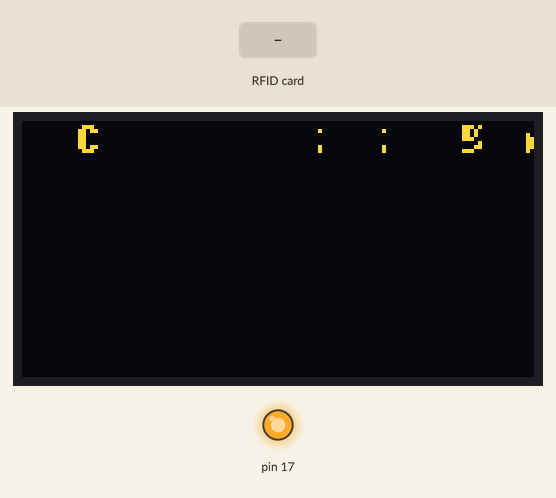
Recording of a sketch running on a simulated SparkFun Pro Micro, built with avr-gcc and run on an emulated ATmega32U4. Parts: 128×64 one-colour display, output pins drawn as LEDs (lit = HIGH). Wiring (inferred from the names in the program): SH1106 OLED at I2C address 0x3C. Inputs (shaded band) come from the test bench. The OLED is the two-colour kind (top 16 rows yellow); what the sketch prints to the serial monitor is not drawn.

Above: at 0.64 s.
At 1.04 s:
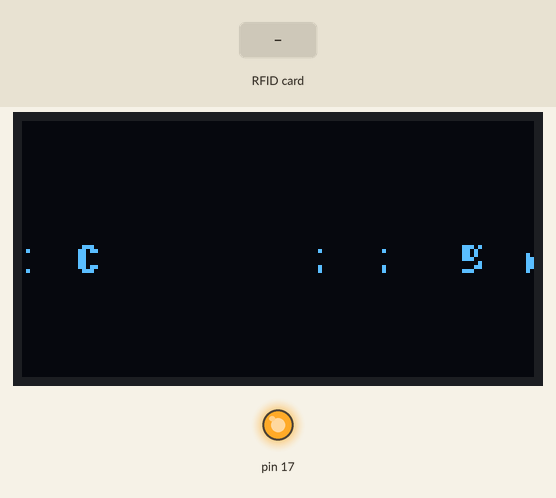
1.4 s: RFID card 5E 7A 19 C4 held to the reader
At 2.67 s:
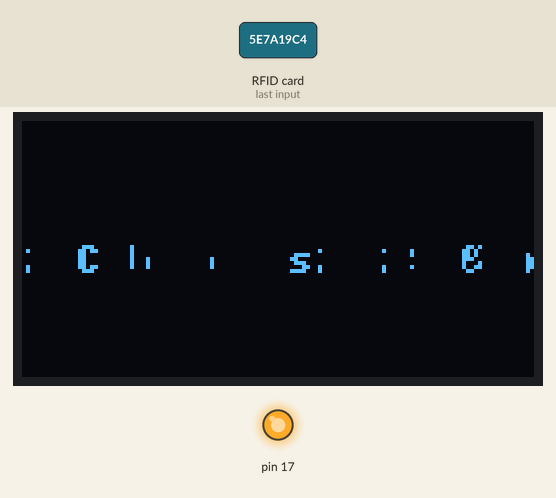
Timing chart, 0 to 4.4 s (numbered marks = the images above; inputs shaded):
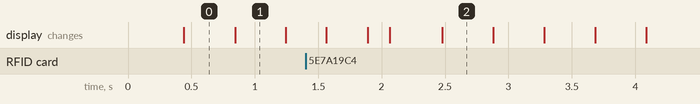

Measured:
- after the input at 1.4 s, the display: first changes after 0.16 s (image 2 shows a later state)
- what the display in image 0 shows lasts 0.4 s, from 0.4 s to 0.8 s

The sketch:

RFID_Scanner_OLED.ino
```cpp
/* Board: ProMicro 5V (from diymore.cc) */
// If difficulties to flash it:
// * shortcut GND & RST twice fast
// * Upload sketch (fast)
// * shortcut GND & RST twice fast
_Pragma ("ARDUINO_IDE_PREFS board=promicro")
_Pragma ("ARDUINO_IDE_PREFS custom_cpu=promicro_16MHzatmega32U4")
_Pragma ("ARDUINO_IDE_PREFS target_package=SparkFun")
_Pragma ("ARDUINO_IDE_PREFS target_platform=avr")

// RFID/NFC Scanner
// (C)2018 Pawel A. Hernik
// YouTube video: https://youtu.be/RnljdPqzepk
/*
CONNECTIONS
-----------
SSD1306 OLED:
SDA -> A4
SCL -> A5

RC522 RFID module:
SDA  -> D10 (SS)
SCK  -> D13
MOSI -> D11
MISO -> D12
IRQ  -> NC
GND  -> GND
RST  -> D9
3V3  -> 3V3 (5V seems to work fine, too)

RC522 library:
https://github.com/mdxs/MFRC522
*/


#include "src/OLEDSoftI2C_SSD1306/OLEDSoftI2C_SSD1306.h"
//#include <OLEDSoftI2C_SH1106.h>
// define USEHW in above header for hw I2C version

OLEDSoftI2C_SSD1306 oled(0x3c);
//OLEDSoftI2C_SH1106 oled(0x3c);

#if USEHW==1
#include <Wire.h>
#endif

#include "small5x7bold_font.h"
#include "term7x14_font.h"
//#include "fonts_all.h"

#include <SPI.h>
#include "src/MFRC522/MFRC522.h"

#define RST_PIN         -1
#define SS_PIN          10

MFRC522 mfrc522(SS_PIN, RST_PIN);

const char *getPICCname(MFRC522::PICC_Type piccType)
{
  switch (piccType) {
    case MFRC522::PICC_TYPE_ISO_14443_4: return "ISO/IEC 14443-4";
    case MFRC522::PICC_TYPE_ISO_18092:   return "ISO/IEC 18092 (NFC)";
    case MFRC522::PICC_TYPE_MIFARE_MINI: return "MIFARE Mini";
    case MFRC522::PICC_TYPE_MIFARE_1K:   return "MIFARE 1KB";
    case MFRC522::PICC_TYPE_MIFARE_4K:   return "MIFARE 4KB";
    case MFRC522::PICC_TYPE_MIFARE_UL:   return "MIFARE Ultralight";
    case MFRC522::PICC_TYPE_MIFARE_PLUS: return "MIFARE Plus";
    case MFRC522::PICC_TYPE_TNP3XXX:     return "MIFARE TNP3XXX";
    case MFRC522::PICC_TYPE_NOT_COMPLETE: return "not complete";
    case MFRC522::PICC_TYPE_UNKNOWN:
    default:  return "Unknown";
  }
}

char buf[30];

void RFID_PrintInfo( MFRC522::Uid *uid )
{
  snprintf(buf,30,"UID: %d bytes",uid->size);
  oled.setFont(Small5x7PLBold);
  oled.printStr(ALIGN_CENTER, 3, buf);
  oled.setFont(uid->size>7 ?  Small5x7PLBold : Term7x14PL);
  oled.setCR(1);
  Serial.print(F("Card UID:"));
  int wd = 18; // for size=7
  if(uid->size>7) wd=15;
  if(uid->size<7) wd=19;
  int xs = (SCR_WD-uid->size*wd)/2;
  for(byte i = 0; i < uid->size; i++) {
    snprintf(buf,30,"%02X ",uid->uidByte[i]);
    oled.printStr(xs+i*wd, 0, buf);
    if(uid->uidByte[i] < 0x10)  Serial.print(F(" 0"));  else Serial.print(F(" "));
    Serial.print(uid->uidByte[i], HEX);
  }
  Serial.println();

  oled.setCR(0);
  oled.setFont(Small5x7PLBold);
  Serial.print(F("Card SAK: "));
  if(uid->sak < 0x10) Serial.print(F("0"));
  Serial.println(uid->sak, HEX);
  snprintf(buf,30,"Card SAK: 0x%02X",uid->sak);
  oled.printStr(ALIGN_CENTER, 4, buf);

  MFRC522::PICC_Type piccType = mfrc522.PICC_GetType(uid->sak);
  Serial.print(F("PICC type: "));
  Serial.println(getPICCname(piccType));
  oled.setFont(Small5x7PLBold);
  oled.printStr(ALIGN_CENTER, 2, getPICCname(piccType));

  const char *txt="";
  switch (piccType) {
    case MFRC522::PICC_TYPE_MIFARE_MINI:
      txt="5 sectors = 320 bytes"; break;
    case MFRC522::PICC_TYPE_MIFARE_1K:
      txt="16 sectors = 1024 bytes"; break;
    case MFRC522::PICC_TYPE_MIFARE_4K:
      txt="40 sectors = 4096 bytes"; break;
    case MFRC522::PICC_TYPE_MIFARE_UL:
      txt="16 pages = 64 bytes"; break;
  }
  oled.printStr(ALIGN_CENTER, 5, txt);
  Serial.println(txt);
  Serial.println();
  mfrc522.PICC_HaltA();
}

void RFID_FirmwareVersion()
{
  byte v = mfrc522.PCD_ReadRegister(MFRC522::VersionReg);
  Serial.print(F("Firmware Version: 0x")); Serial.print(v, HEX); Serial.print(F(" "));
  const char *ver;
  switch(v) {
    case 0x88: ver="clone?";  break;
    case 0x90: ver="v0.0";  break;
    case 0x91: ver="v1.0";  break;
    case 0x92: ver="v2.0";  break;
    default:   ver="v???";
  }
  Serial.println(ver); Serial.println();
  oled.printStr(ALIGN_CENTER, 0, "MRC522 Firmware Version");
  snprintf(buf,30,"%s (0x%02x)",ver,v);
  oled.printStr(ALIGN_CENTER, 2, buf);
  if((v == 0x00) || (v == 0xFF)) {
    oled.printStr(ALIGN_CENTER, 4, "Communication failure!");
    Serial.println(F("WARNING: Communication failure, is the MFRC522 properly connected?"));
  }
}

void setup()
{
  Serial.begin(115200);
  oled.init(0);  // 0-128x64, 1-128x32
  oled.clrScr();
  oled.setFont(Small5x7PLBold);
  SPI.begin();
  mfrc522.PCD_Init();
  //mfrc522.PCD_SetAntennaGain(mfrc522.RxGain_max);
  RFID_FirmwareVersion();
}

int cardNo = 1;
unsigned long t = 0;

void loop()
{
  if( mfrc522.PICC_IsNewCardPresent() && mfrc522.PICC_ReadCardSerial() ) {
    oled.clrScr();
    RFID_PrintInfo(&(mfrc522.uid));
    cardNo++;
  } else {
    if(millis()-t<400) {
      snprintf(buf,30,"Scan card #%d",cardNo);
      oled.printStr(ALIGN_CENTER, 7, buf);
    } else {
      oled.fillWin(0,7,SCR_WD,1,0);
    }
    if(millis()-t>800) t = millis();
  }
}
```

OLEDSoftI2C_SSD1306.h
```cpp
// Low resource OLED SSD1306 library
// 2016-2018 by Pawel A. Hernik

#ifndef OLEDSoftI2C_SSD1306_H
#define OLEDSoftI2C_SSD1306_H

#define USEHW 1

#define SCR_WD  128
#define SCR_HT  64

#define CTR_CMD  0x00
#define CTR_DAT  0x40

#define ALIGN_LEFT    0
#define ALIGN_RIGHT  -1
#define ALIGN_CENTER -2

#define SSD1306_SETCONTRAST 0x81
#define SSD1306_DISPLAYALLON_RESUME 0xA4
#define SSD1306_DISPLAYALLON 0xA5
#define SSD1306_NORMALDISPLAY 0xA6
#define SSD1306_INVERTDISPLAY 0xA7
#define SSD1306_DISPLAYOFF 0xAE
#define SSD1306_DISPLAYON 0xAF

#define SSD1306_SETDISPLAYOFFSET 0xD3
#define SSD1306_SETCOMPINS 0xDA

#define SSD1306_SETVCOMDETECT 0xDB

#define SSD1306_SETDISPLAYCLOCKDIV 0xD5
#define SSD1306_SETPRECHARGE 0xD9

#define SSD1306_SETMULTIPLEX 0xA8

#define SSD1306_SETLOWCOLUMN 0x00
#define SSD1306_SETHIGHCOLUMN 0x10

#define SSD1306_SETSTARTLINE 0x40

#define SSD1306_MEMORYMODE 0x20
#define SSD1306_COLUMNADDR 0x21
#define SSD1306_PAGEADDR   0x22

#define SSD1306_COMSCANINC 0xC0
#define SSD1306_COMSCANDEC 0xC8

#define SSD1306_SEGREMAP 0xA0

#define SSD1306_CHARGEPUMP 0x8D

#define SSD1306_EXTERNALVCC 0x1
#define SSD1306_SWITCHCAPVCC 0x2

#define SSD1306_ACTIVATE_SCROLL 0x2F
#define SSD1306_DEACTIVATE_SCROLL 0x2E
#define SSD1306_SET_VERTICAL_SCROLL_AREA 0xA3
#define SSD1306_RIGHT_HORIZONTAL_SCROLL 0x26
#define SSD1306_LEFT_HORIZONTAL_SCROLL 0x27
#define SSD1306_VERTICAL_AND_RIGHT_HORIZONTAL_SCROLL 0x29
#define SSD1306_VERTICAL_AND_LEFT_HORIZONTAL_SCROLL 0x2A

#include <Arduino.h>
#include <avr/pgmspace.h>

class OLEDSoftI2C_SSD1306 {
public:
    OLEDSoftI2C_SSD1306(int addr=0x3c);
    void writeData(byte data);
    void writeCmd(byte command);
    void setVWin(uint8_t colS, uint8_t rowS, uint8_t wd, uint8_t ht);
    void setHWin(uint8_t colS, uint8_t rowS, uint8_t wd, uint8_t ht);
    void writeStart();
    void writeStop();
    void write(uint8_t val);
    void scroll();
    void enable();
    void disable();
    void contrast(int c);
    void scrollV(int y);
    void flipV(bool flip);
    void flipH(bool flip);
    void invert(bool inv);
    void displayMode(byte val);
    void init(int mode=0);

    int drawBuf(uint8_t *buf, int x, uint8_t y8, uint8_t wd, uint8_t ht8);
    int drawBitmap(const uint8_t *bmp, int x, uint8_t y8, uint8_t wd, uint8_t ht8);
    int drawBitmap(const uint8_t *bmp, int x, uint8_t y8);
    int fillWin(int x, int y8, int wd, int ht8, int val);
    void clrScr();

    void setFont(const uint8_t* f);
  	void setCR(uint8_t _cr) { cr = _cr; }
  	void setInvert(uint8_t _inv) { invertCh = _inv; }
    void setFontMinWd(uint8_t wd) { minCharWd = wd; }
    void setCharMinWd(uint8_t wd) { minCharWd = wd; }
    void setDigitMinWd(uint8_t wd) { minDigitWd = wd; }
  	int printStr(int x, uint8_t y8, const char *txt);
    uint8_t printChar(uint8_t x, uint8_t row, uint8_t ch);
    int charWidth(uint8_t _ch, bool last=true);
    int strWidth(const char *txt);
    unsigned char convertPolish(unsigned char _c);

    int i2cAddr = 0x3c;

private:
    const uint8_t* font;
    uint8_t xSize;
    uint8_t ySize;
    uint8_t ySize8;
  	uint8_t firstCh;
	  uint8_t lastCh;
    uint8_t minCharWd;
    uint8_t minDigitWd;
    uint8_t cr;  // carriage return mode for printStr
    uint8_t dualChar;
    uint8_t invertCh;
};
#endif
```

SoftI2C.h
```cpp
/************************************************/
#define I2C_FASTMODE 1

// #define SDA_PORT PORTC
// #define SDA_PIN 0  // A0/SDA
// #define SCL_PORT PORTC
// #define SCL_PIN 1  // A1/SCL

#define SDA_PORT PORTC
#define SDA_PIN 4  // A4/SDA
#define SCL_PORT PORTC
#define SCL_PIN 5  // A5/SCL

// #define SDA_PORT PORTB
// #define SDA_PIN 3  // D11
// #define SCL_PORT PORTB
// #define SCL_PIN 2  // D10
/************************************************/

/* Arduino SoftI2C library.
 *
 * This is a very fast and very light-weight software I2C-master library
 * written in assembler. It is based on Peter Fleury's I2C software
 * library: http://homepage.hispeed.ch/peterfleury/avr-software.html
 *
 *
 * This Library is free software: you can redistribute it and/or modify
 * it under the terms of the GNU General Public License as published by
 * the Free Software Foundation, either version 3 of the License, or
 * (at your option) any later version.
 *
 * This Library is distributed in the hope that it will be useful,
 * but WITHOUT ANY WARRANTY; without even the implied warranty of
 * MERCHANTABILITY or FITNESS FOR A PARTICULAR PURPOSE.  See the
 * GNU General Public License for more details.
 *
 * You should have received a copy of the GNU General Public License
 * along with the Arduino I2cMaster Library.  If not, see
 * <http://www.gnu.org/licenses/>.
 */

/* In order to use the library, you need to define SDA_PIN, SCL_PIN,
 * SDA_PORT and SCL_PORT before including this file.  Have a look at
 * http://www.arduino.cc/en/Reference/PortManipulation for finding out
 * which values to use. For example, if you use digital pin 3 for
 * SDA and digital pin 13 for SCL you have to use the following
 * definitions:
 * #define SDA_PIN 3
 * #define SDA_PORT PORTB
 * #define SCL_PIN 5
 * #define SCL_PORT PORTB
 *
 * You can also define the following constants (see also below):
 * - I2C_CPUFREQ, when changing CPU clock frequency dynamically
 * - I2C_FASTMODE = 1 meaning that the I2C bus allows speeds up to 400 kHz
 * - I2C_SLOWMODE = 1 meaning that the I2C bus will allow only up to 25 kHz
 * - I2C_NOINTERRUPT = 1 in order to prohibit interrupts while
 *   communicating (see below). This can be useful if you use the library
 *   for communicationg with SMbus devices, which have timeouts.
 *   Note, however, that interrupts are disabledfrom issuing a start condition
 *   until issuing a stop condition. So use this option with care!
 * - I2C_TIMEOUT = 0..10000 mssec in order to return from the I2C functions
 *   in case of a I2C bus lockup (i.e., SCL constantly low). 0 means no timeout
 */

/* Changelog:
 * Version 1.1:
 * - removed I2C_CLOCK_STRETCHING
 * - added I2C_TIMEOUT time in msec (0..10000) until timeout or 0 if no timeout
 * - changed i2c_init to return true iff both SDA and SCL are high
 * - changed interrupt disabling so that the previous IRQ state is retored
 * Version 1.0: basic functionality
 */

#include <avr/io.h>
#include <Arduino.h>

#ifndef _SOFTI2C_H
#define _SOFTI2C_H

// Init function. Needs to be called once in the beginning.
// Returns false if SDA or SCL are low, which probably means
// a I2C bus lockup or that the lines are not pulled up.
boolean __attribute__ ((noinline)) i2c_init(void);

// Start transfer function: <addr> is the 8-bit I2C address (including the R/W
// bit).
// Return: true if the slave replies with an "acknowledge", false otherwise
bool __attribute__ ((noinline)) i2c_start(uint8_t addr);

// Similar to start function, but wait for an ACK! Be careful, this can
// result in an infinite loop!
void  __attribute__ ((noinline)) i2c_start_wait(uint8_t addr);

// Repeated start function: After having claimed the bus with a start condition,
// you can address another or the same chip again without an intervening
// stop condition.
// Return: true if the slave replies with an "acknowledge", false otherwise
bool __attribute__ ((noinline)) i2c_rep_start(uint8_t addr);

// Issue a stop condition, freeing the bus.
void __attribute__ ((noinline)) i2c_stop(void) asm("ass_i2c_stop") __attribute__ ((used));

// Write one byte to the slave chip that had been addressed
// by the previous start call. <value> is the byte to be sent.
// Return: true if the slave replies with an "acknowledge", false otherwise
bool __attribute__ ((noinline)) i2c_write(uint8_t value) asm("ass_i2c_write") __attribute__ ((used));

// Read one byte. If <last> is true, we send a NAK after having received
// the byte in order to terminate the read sequence.
uint8_t __attribute__ ((noinline)) i2c_read(bool last);

// You can set I2C_CPUFREQ independently of F_CPU if you
// change the CPU frequency on the fly. If do not define it,
// it will use the value of F_CPU
#ifndef I2C_CPUFREQ
#define I2C_CPUFREQ F_CPU
#endif

// If I2C_FASTMODE is set to 1, then the highest possible frequency below 400kHz
// is selected. Be aware that not all slave chips may be able to deal with that!
#ifndef I2C_FASTMODE
#define I2C_FASTMODE 0
#endif

// If I2C_FASTMODE is not defined or defined to be 0, then you can set
// I2C_SLOWMODE to 1. In this case, the I2C frequency will not be higher
// than 25KHz. This could be useful for problematic buses.
#ifndef I2C_SLOWMODE
#define I2C_SLOWMODE 0
#endif

// if I2C_NOINTERRUPT is 1, then the I2C routines are not interruptable.
// This is most probably only necessary if you are using a 1MHz system clock,
// you are communicating with a SMBus device, and you want to avoid timeouts.
// Be aware that the interrupt bit is enabled after each call. So the
// I2C functions should not be called in interrupt routines or critical regions.
#ifndef I2C_NOINTERRUPT
#define I2C_NOINTERRUPT 0
#endif

// I2C_TIMEOUT can be set to a value between 1 and 10000.
// If it is defined and nonzero, it leads to a timeout if the
// SCL is low longer than I2C_TIMEOUT milliseconds, i.e., max timeout is 10 sec
#ifndef I2C_TIMEOUT
#define I2C_TIMEOUT 0
#else
#if I2C_TIMEOUT > 10000
#error I2C_TIMEOUT is too large
#endif
#endif

#define I2C_TIMEOUT_DELAY_LOOPS (I2C_CPUFREQ/1000UL)*I2C_TIMEOUT/4000UL
#if I2C_TIMEOUT_DELAY_LOOPS < 1
#define I2C_MAX_STRETCH 1
#else
#if I2C_TIMEOUT_DELAY_LOOPS > 60000UL
#define I2C_MAX_STRETCH 60000UL
#else
#define I2C_MAX_STRETCH I2C_TIMEOUT_DELAY_LOOPS
#endif
#endif

#if I2C_FASTMODE
#define I2C_DELAY_COUNTER (((I2C_CPUFREQ/400000L)/2-19)/3)
#else
#if I2C_SLOWMODE
#define I2C_DELAY_COUNTER (((I2C_CPUFREQ/25000L)/2-19)/3)
#else
#define I2C_DELAY_COUNTER (((I2C_CPUFREQ/100000L)/2-19)/3)
#endif
#endif

// Table of I2C bus speed in kbit/sec:
// CPU clock:           1MHz   2MHz    4MHz   8MHz   16MHz   20MHz
// Fast I2C mode          40     80     150    300     400     400
// Standard I2C mode      40     80     100    100     100     100
// Slow I2C mode          25     25      25     25      25      25

// constants for reading & writing
#define I2C_READ    1
#define I2C_WRITE   0

// map the IO register back into the IO address space
#define SDA_DDR       	(_SFR_IO_ADDR(SDA_PORT) - 1)
#define SCL_DDR       	(_SFR_IO_ADDR(SCL_PORT) - 1)
#define SDA_OUT       	_SFR_IO_ADDR(SDA_PORT)
#define SCL_OUT       	_SFR_IO_ADDR(SCL_PORT)
#define SDA_IN		(_SFR_IO_ADDR(SDA_PORT) - 2)
#define SCL_IN		(_SFR_IO_ADDR(SCL_PORT) - 2)

#ifndef __tmp_reg__
#define __tmp_reg__ 0
#endif


// Internal delay functions.
void __attribute__ ((noinline)) i2c_delay_half(void) asm("ass_i2c_delay_half")  __attribute__ ((used));
void __attribute__ ((noinline)) i2c_wait_scl_high(void) asm("ass_i2c_wait_scl_high")  __attribute__ ((used));

#endif
```

Source omitted: l5x7bold_font.h (data table, 6370 bytes), OLEDSoftI2C_SSD1306.cpp (14798 bytes), SoftI2C.cpp (16357 bytes), erm7x14_font.h (data table, 12035 bytes)
